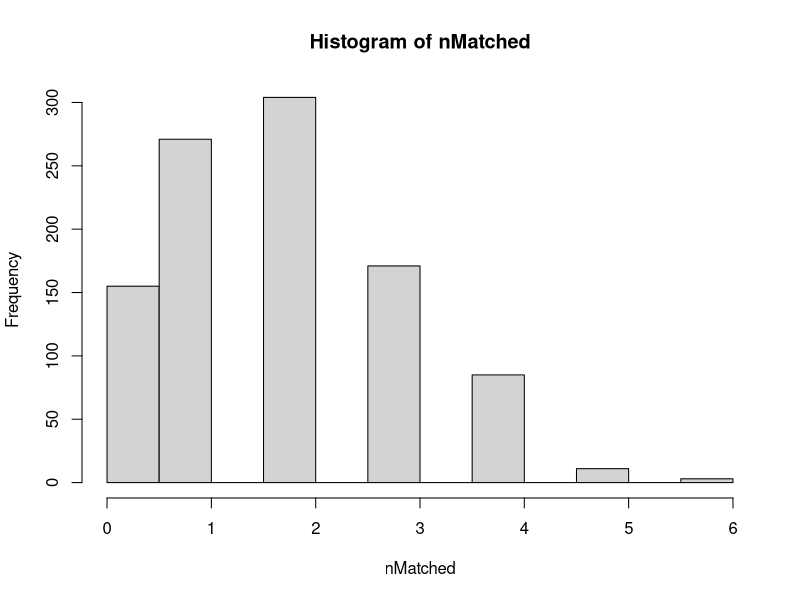

Reproduce this figure in R.
# [redacted]
## and begin prototyping new analyses

rm(list=ls())

# setwd(dirname(rstudioapi::getActiveDocumentContext()$path))

# data
dat.raw <- read.csv("Data/ghg-model-dataset_2024-07-26.csv")

# absolute value of ecosystem respiration values (lower values of R denote higher rates of respiration)
dat.raw <- dat.raw |> dplyr::mutate(R = abs(R))


## basic exploration of data contents
str(dat.raw)
unique(dat.raw$pond_id)
unique(dat.raw$doy)
unique(dat.raw$treatment)

## add food web treatment
dat.raw$foodweb <- NA
dat.raw$foodweb[dat.raw$pond_id %in% c("B","F")] <- "low"
dat.raw$foodweb[dat.raw$pond_id %in% c("A","D")] <- "int"
dat.raw$foodweb[dat.raw$pond_id %in% c("C","E")] <- "hi"

dat.raw = dat.raw |> dplyr::mutate(treatment = dplyr::case_when(treatment=="reference" ~ "ref",
                                                                treatment=="pulsed" ~ "puls"))

# define some time periods of interest
wwidth <- 5 #days: width of windows, e.g. following nutrient pulses
pulse1 <- 177: (177 + wwidth - 1)#doy
pulse2 <- 212: (212 + wwidth - 1)
derecho <- 224: (224 + wwidth - 1)
heatwave <- 185:190


varlist <- colnames(dat.raw)
# varlist <- varlist[!varlist %in% c("pond_id","treatment","date","doy","period","week","flag","foodweb",
#                                    "sonde_strat","sonde_strat","sonde_zmix","salinity", "bottom_salinity",
#                                    "wind_speed","wind_U10","ph","bottom_ph","nox","phyco","bottom_phyco")]

varlist <- varlist[varlist %in% c("ch4_flux","co2_flux",
                                  "GPP","R","NEP",
                                  "do_sat","bottom_do_sat",
                                  "tn","tp",
                                  "temp","sonde_zmix")]


# cols <- c("green","yellow","red")
# cols <- c("red","yellow","green")  # make green the highest (rank 3)
cols <- c("#B9E5E8","#7AB2D3","#4A628A")  # blue ramp, light blue is lowest (rank 1) and dark blue is highest (rank 3)


pdf("foodweb_consistency.pdf", onefile=TRUE)

par(mfrow=c(4,2), mar=c(2.5,2.5,2.5,0.5))

for(var in varlist){
  
  tmp <- dat.raw
  tmp$treatment = factor(tmp$treatment, levels=c("ref", "puls"))
  tmp$foodweb = factor(tmp$foodweb, levels=c("low","int","hi"))
  colnames(tmp)[colnames(tmp)==var] <- "var"
  boxplot(var ~ treatment + foodweb, data=tmp)
  mtext(paste0(var), line=1.1, cex=2/3)

  pondmean.ref <- aggregate(dat.raw[dat.raw$treatment=="ref", var], 
                            by=list(dat.raw[dat.raw$treatment=="ref", "foodweb"]), FUN="mean", na.rm=TRUE)
  pondmean.pulse <- aggregate(dat.raw[dat.raw$treatment=="puls", var], 
                            by=list(dat.raw[dat.raw$treatment=="puls", "foodweb"]), FUN="mean", na.rm=TRUE)
  
  plotmat <- cbind(rank(pondmean.ref$x), rank(pondmean.pulse$x))[c(3,2,1),]  # need to update this order [c(3,2,1)] if names (and alphabetical order) of fw levels change
  image(x=1:3, y=1:2, z=plotmat, col=cols, xaxt="n", yaxt="n", xlab="", ylab="")
  axis(1, at=1:3, labels=c("low","intermediate","high"))
  axis(2, at=1:2, labels=c("ref","pulse"))
  mtext(paste0("Spearman correlation = ", cor(pondmean.ref$x, pondmean.pulse$x, method="spearman", 
                                              use="pairwise.complete.obs")), line=0.1, cex=2/3)
  mtext(paste0(var), line=1.1, cex=2/3)

  
}

dev.off()



nreps <- 1000
nvars <- length(varlist)


nMatched <- rep(NA, nreps)

for(ii in 1:nreps){
  
  tmpCount <- 0
  
  for(jj in 1:nvars){
    xx <- sample(1:3, 3)
    yy <- sample(1:3, 3)
    
    if(all(xx==yy)){tmpCount <- tmpCount + 1}
    
  }
  nMatched[ii] <- tmpCount
  
}

hist(nMatched)

quantile(nMatched, 0.95)
